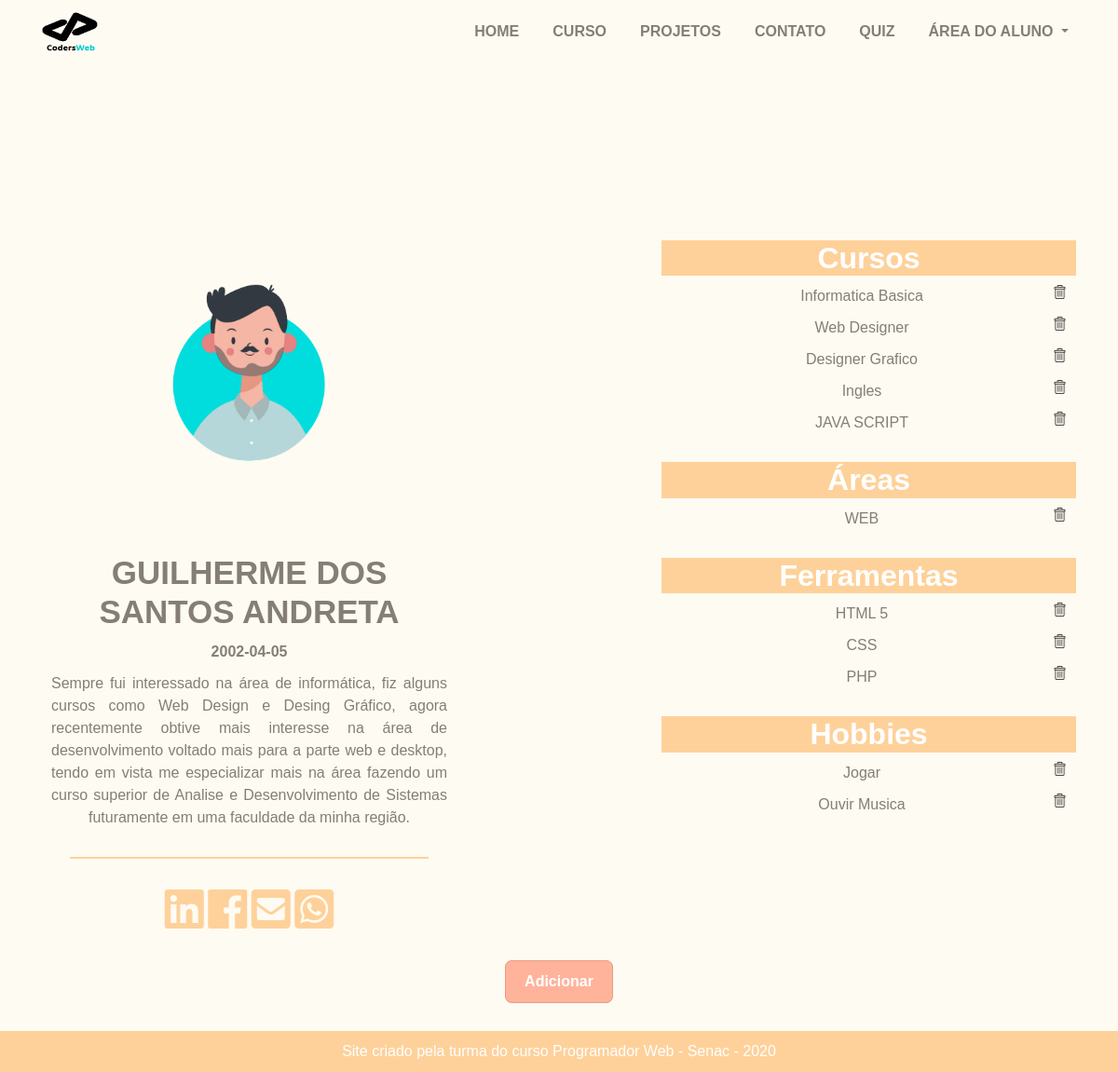
Page /consulta_simples.php?id=57 (signed in) on the committed database.
### tables this page shows
CREATE TABLE IF NOT EXISTS `aluno` (
  `id` int(11) NOT NULL AUTO_INCREMENT,
  `nome` varchar(40) DEFAULT NULL,
  `nascimento` date NOT NULL,
  `email` varchar(50) DEFAULT NULL,
  `facebook` varchar(60) DEFAULT NULL,
  `linkedin` varchar(60) DEFAULT NULL,
  `whatsapp` varchar(60) DEFAULT NULL,
  `description` text,
  `password` varchar(10) DEFAULT NULL,
  `avatar` varchar(250) DEFAULT NULL,
  `foto_perfil` varchar(250) DEFAULT NULL,
  PRIMARY KEY (`id`)
);

CREATE TABLE IF NOT EXISTS `skills` (
  `id` int(11) NOT NULL AUTO_INCREMENT,
  `descricao` varchar(140) DEFAULT NULL,
  `codAluno` int(11) DEFAULT NULL,
  `tipo` enum('cursos','hobbies','ferramentas','areas') DEFAULT NULL,
  PRIMARY KEY (`id`)
);

### consulta_simples.php (the view, shortened to what the rows shown need)
<?php
    include_once("./ClassAlunoDAO.php");
    include_once("./ClassAluno.php");
    $alunoDAO = new alunoDAO();
    $idAluno = $_GET["id"];
    $aluno = $alunoDAO -> selecionaAluno($idAluno);
?>
<?php
    include_once("./ClassSkillDAO.php");
    include_once("./ClassSkill.php");
    $skillDAO = new SkillDAO();
    $listaFerramentas = $skillDAO -> listarFerramentas($idAluno);
    $listaHobbies = $skillDAO -> listarHobbies($idAluno);
    $listaCursos = $skillDAO -> listarCursos($idAluno);
    $listaAreas = $skillDAO -> listarAreas($idAluno);
?>
<!DOCTYPE html>
<html lang="pt-BR">
	<head>
        <link rel="stylesheet" href="https://use.fontawesome.com/releases/v5.7.0/css/all.css">
	   <link rel="stylesheet" href="lib/bootstrap/css/bootstrap.min.css" type="text/css" />
        <link rel="stylesheet" href="css/geral.css">
        <link rel="stylesheet" href="css/pgcontato.css">
        <link rel="stylesheet" href="https://use.typekit.net/pkz1yma.css">
	</head>
	<body>
            <main>
                <div class="container">
                <div class="row">
                    <div class="col-md-5">
                    <figure class="avatar_contato">
                        <img id="img_avatar" src="<?php echo $aluno->getavatar(); ?>" alt="[Gabriel de Avila Farias]" width="350px;">
                    </figure>
                    <div class="informacoes_contato">
                        <h1 class="title_contato"><b><?php echo $aluno->getnome(); ?></b></h1>
                            <p class="idade_contato"><b><?php echo $aluno->getdata_nasc(); ?></b></p>
                        <p class="text_contato">
                            <?php echo $aluno->getdescription(); ?>
                        </p>
                        <hr>
                        <div class="redes_sociais_contato">
                                <figure class="figure_redes_sociais_contato">
                                </figure>
                            </div>
                    </div>
                </div>
                <div class="col-md-5 hab">
                        <h2 class="title_skills">Cursos</h2>
                        <?php
                                foreach ($listaCursos as $skill) {
                                    echo "<p>".$skill->getdescricao();
                                    if (isset($_SESSION['id'])) {
                                        if($_SESSION['id'] == $idAluno) {
                                            echo "<a href='deleteSkills.php?idSkill=".$skill->getid()."'><img id='lixeira' src='img/ícones/outros-icones/lixeira.png' alt='Deletar' width='15'></a></p>";
                                        }else {
                                            echo "";
                                        }
                                    }else {
                                        echo "";
                                    }
                                }
                        ?>
                        <h2 class="title_skills">Áreas</h2>
                        <?php
                                foreach ($listaAreas as $skill) {
                                    echo "<p>".$skill->getdescricao();
                                    if (isset($_SESSION['id'])) {
                                        if($_SESSION['id'] == $idAluno) {
                                            echo "<a href='deleteSkills.php?idSkill=".$skill->getid()."'><img id='lixeira' src='img/ícones/outros-icones/lixeira.png' alt='Deletar' width='15'></a></p>";
                                        }else {
                                            echo "";
                                        }
                                    }else {
                                        echo "";
                                    }
                                }
                        ?>
                        <h2 class="title_skills">Ferramentas</h2>
                        <?php
                                foreach ($listaFerramentas as $skill) {
                                    echo "<p>".$skill->getdescricao();
                                    if (isset($_SESSION['id'])) {
                                        if($_SESSION['id'] == $idAluno) {
                                            echo "<a href='deleteSkills.php?idSkill=".$skill->getid()."'><img id='lixeira' src='img/ícones/outros-icones/lixeira.png' alt='Deletar' width='15'></a></p>";
                                        }else {
                                            echo "";
                                        }
                                    }else {
                                        echo "";
                                    }
                                }
                        ?>
                        <h2 class="title_skills">Hobbies</h2>
                        <?php
                                foreach ($listaHobbies as $skill) {
                                    echo "<p>".$skill->getdescricao();
                                    if (isset($_SESSION['id'])) {
                                        if($_SESSION['id'] == $idAluno) {
                                            echo "<a href='deleteSkills.php?idSkill=".$skill->getid()."'><img id='lixeira' src='img/ícones/outros-icones/lixeira.png' alt='Deletar' width='15'></a></p>";
                                        }else {
                                            echo "";
                                        }
                                    }else {
                                        echo "";
                                    }
                                }
                        ?>
                    </div> </div>
                </div>
            </main>
    </body>
</html>

### rows in the picture
aluno: avatar (placeholder picture), nome "GUILHERME DOS SANTOS ANDRETA", nascimento "2002-04-05", description "Sempre fui interessado na área de informática, fiz alguns cursos como Web Design e Desing Gráfico, agora recentemente obtive mais interesse na área de desenvolvimento voltado mais para a parte web e desktop, tendo em vista me especializar mais na área fazendo um curso superior de Analise e Desenvolvimento de Sistemas futuramente em uma faculdade da minha região."
skills: descricao "Informatica Basica"
skills: descricao "Web Designer"
skills: descricao "Designer Grafico"
skills: descricao "Ingles"
skills: descricao "JAVA SCRIPT"
skills: descricao "WEB"
skills: descricao "HTML 5"
skills: descricao "CSS"
skills: descricao "PHP"
skills: descricao "Jogar"
skills: descricao "Ouvir Musica"
